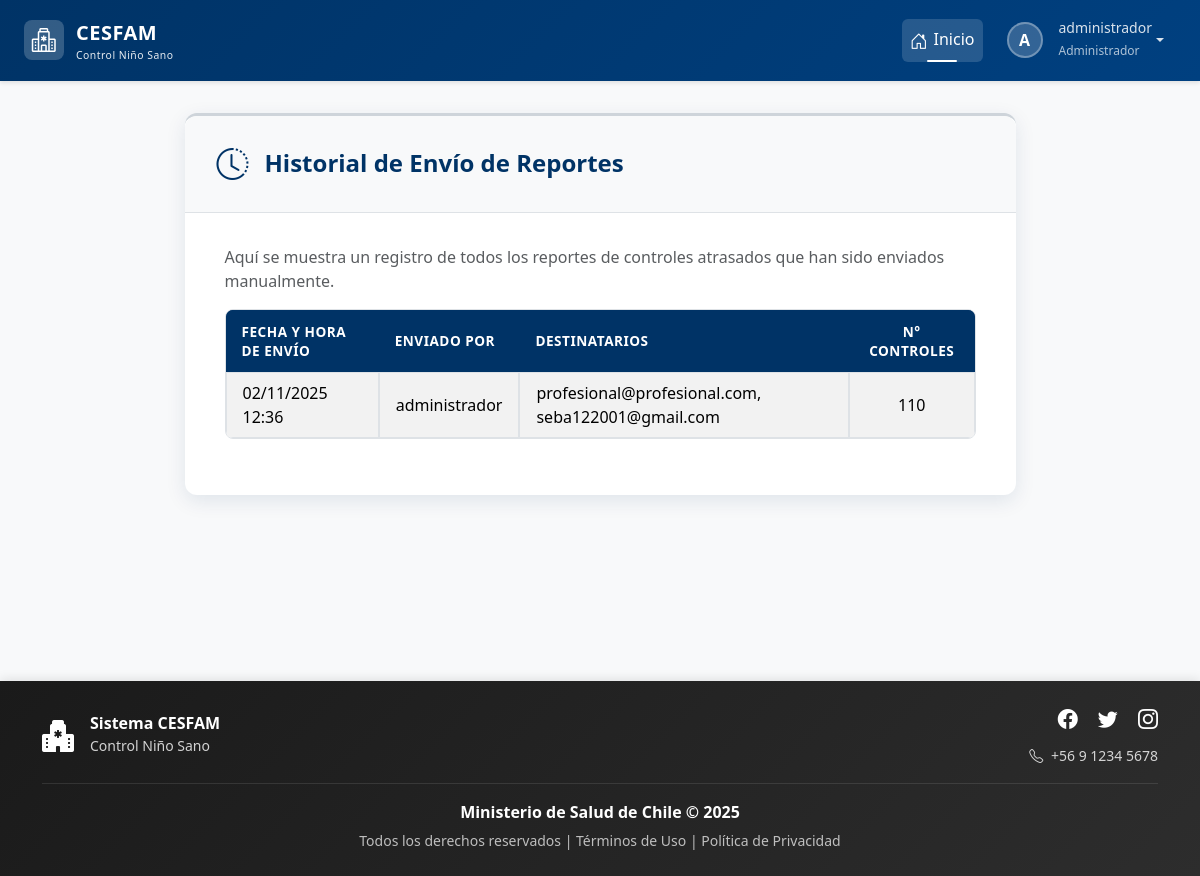
The app's page /configuracion/reportes/historial/ (signed in) with its own data.
### login/models.py (models this page shows, shortened)
class Usuario(AbstractBaseUser, PermissionsMixin):
    rut = models.CharField(max_length=10, unique=True)
    nombre_completo = models.CharField(max_length=200)
    email = models.EmailField(unique=True)
    rol = models.ForeignKey(Rol, on_delete=models.PROTECT)
    clave_temporal = models.BooleanField(default=False)
    nombre_completo_norm = models.CharField(
        max_length=200,
        editable=False,
        db_index=True
    )
    activo = models.BooleanField(default=True)
    is_staff = models.BooleanField(default=False) # Necesario para el admin de Django
    fecha_creacion = models.DateTimeField(default=timezone.now)
    objects = UsuarioManager()
    USERNAME_FIELD = 'rut'
    REQUIRED_FIELDS = ['nombre_completo', 'email']

class Rol(models.Model):
    id = models.AutoField(primary_key=True)
    nombre_rol = models.CharField(max_length=30, unique=True)
    descripcion = models.CharField(max_length=200)

### control/models.py (models this page shows, shortened)
class HistorialEnvioReporte(models.Model):
    id = models.AutoField(primary_key=True)
    fecha_envio = models.DateTimeField(auto_now_add=True, verbose_name="Fecha de Envío")
    enviado_por = models.ForeignKey(settings.AUTH_USER_MODEL, on_delete=models.SET_NULL, null=True, verbose_name="Enviado por")
    destinatarios = models.TextField(verbose_name="Destinatarios", help_text="Lista de correos a los que se envió el reporte, separados por coma.")
    controles_reportados_count = models.IntegerField(verbose_name="Cantidad de Controles Reportados")
    class Meta:
        verbose_name = "Historial de Envío de Reporte"
        verbose_name_plural = "Historial de Envíos de Reportes"

### control/views.py (the view)
# urls.py: path('configuracion/reportes/historial/', views.historial_envio_reportes, name='historial_envio_reportes'),
@login_required
@rol_requerido(['Administrador'])
def historial_envio_reportes(request):
    historial = HistorialEnvioReporte.objects.select_related('enviado_por').all().order_by('-fecha_envio')
    contexto = {
        'historial': historial
    }
    return render(request, 'control/config/historial_envio_reportes.html', contexto)

### control/templates/control/config/historial_envio_reportes.html (shortened to what this page needs)
{% extends 'base.html' %}
{% load static %}
{% block extra_css %}
    <link rel="stylesheet" href="{% static 'css/estiloformularios.css' %}">
{% endblock %}
{% block content %}
<div class="container">
    <div class="row justify-content-center">
        <div class="col-lg-10 col-xl-9">
            <div class="card form-card">
                <div class="form-header">
                    <div class="form-icon"><i class="bi bi-clock-history"></i></div>
                    <h2>Historial de Envío de Reportes</h2>
                </div>
                <div class="form-body">
                    <p class="text-muted">
                        Aquí se muestra un registro de todos los reportes de controles atrasados que han sido enviados manualmente.
                    </p>
                    <div class="table-responsive">
                        <table class="table table-striped table-bordered">
                            <thead>
                                <tr>
                                    <th>Fecha y Hora de Envío</th>
                                    <th>Enviado Por</th>
                                    <th>Destinatarios</th>
                                    <th class="text-center">N° Controles</th>
                                </tr>
                            </thead>
                            <tbody>
                                {% for registro in historial %}
                                <tr>
                                    <td>{{ registro.fecha_envio|date:"d/m/Y H:i" }}</td>
                                    <td>{{ registro.enviado_por.nombre_completo|default:"Usuario eliminado" }}</td>
                                    <td>{{ registro.destinatarios }}</td>
                                    <td class="text-center">{{ registro.controles_reportados_count }}</td>
                                </tr>
                                {% empty %}
                                <tr>
                                    <td colspan="4" class="text-center">No se han enviado reportes manualmente todavía.</td>
                                </tr>
                                {% endfor %}
                            </tbody>
                        </table>
                    </div>
                </div>
            </div>
        </div>
    </div>
</div>
{% endblock %}

### templates/base.html (shortened to what this page needs)
{% load static %}
<!DOCTYPE html>
<html lang="es">
<head>
    <link href="https://cdn.jsdelivr.net/npm/bootstrap@5.3.2/dist/css/bootstrap.min.css" rel="stylesheet"
>
    <link rel="stylesheet" href="https://cdn.jsdelivr.net/npm/bootstrap-icons@1.11.1/font/bootstrap-icons.css">
    <link href="https://cdn.jsdelivr.net/npm/select2@4.1.0-rc.0/dist/css/select2.min.css" rel="stylesheet" />
    <link rel="stylesheet" href="{% static 'css/estilobase.css' %}">
    {% block extra_css %}{% endblock %}
</head>
<body>
    <nav class="navbar navbar-expand-lg navbar-dark navbar-cesfam sticky-top">
        <div class="container-fluid px-4">
            <a class="navbar-brand" href="{% url 'home' %}">
                <div class="logo-icon">
                    <i class="bi bi-hospital text-white fs-4"></i>
                </div>
                <div>
                    <span>CESFAM</span>
                    <small class="d-block" style="font-size: 0.65rem; font-weight: 400; opacity: 0.9;">
                        Control Niño Sano
                    </small>
                </div>
            </a>
            <div class="collapse navbar-collapse" id="navbarNav">
                <ul class="navbar-nav ms-auto align-items-lg-center">
                    <li class="nav-item">
                        <a class="nav-link active" href="{% url 'home' %}">
                            <i class="bi bi-house-door"></i>Inicio
                        </a>
                    </li>
                    {% if request.user.is_authenticated %}
                    <li class="nav-item dropdown ms-lg-2">
                        <a class="nav-link dropdown-toggle d-flex align-items-center" href="#"
                           id="userDropdown" role="button" data-bs-toggle="dropdown" aria-expanded="false">
                            <div class="user-avatar">
                                {{ request.user.nombre_completo|first|upper }}
                            </div>
                            <div class="d-none d-lg-block text-start ms-2">
                                <small class="d-block" style="line-height: 1.2;">
                                    {{ request.user.nombre_completo|truncatewords:2 }}
                                </small>
                                <small style="font-size: 0.75rem; opacity: 0.8;">
                                    {{ request.user.rol.nombre_rol }}
                                </small>
                            </div>
                        </a>
                    </li>
                    {% else %}
                    <li class="nav-item ms-lg-2">
                        <a class="btn btn-light btn-sm" href="{% url 'login' %}">
                            <i class="bi bi-box-arrow-in-right me-1"></i>Iniciar Sesión
                        </a>
                    </li>
                    {% endif %}
                </ul>
            </div>
        </div>
    </nav>
    <main class="main-container container-fluid px-4">
        {% block content %}
        {% endblock %}
    </main>
    <footer class="footer-cesfam text-white py-4 mt-auto">
        <div class="container">
            <div class="row align-items-center">
                <div class="col-md-4 text-center text-md-start mb-3 mb-md-0">
                    <div class="d-flex align-items-center justify-content-center justify-content-md-start">
                        <i class="bi bi-hospital-fill fs-2 me-3"></i>
                        <div>
                            <h6 class="mb-0 fw-bold">Sistema CESFAM</h6>
                            <small style="opacity: 0.8;">Control Niño Sano</small>
                        </div>
                    </div>
                </div>
                <div class="col-md-4 text-center text-md-end">
                    <div class="social-links mb-2">
                        <a href="#" class="text-white text-decoration-none me-3" aria-label="Facebook">
                            <i class="bi bi-facebook fs-5"></i>
                        </a>
                        <a href="#" class="text-white text-decoration-none me-3" aria-label="Twitter">
                            <i class="bi bi-twitter fs-5"></i>
                        </a>
                        <a href="#" class="text-white text-decoration-none" aria-label="Instagram">
                            <i class="bi bi-instagram fs-5"></i>
                        </a>
                    </div>
                    <small style="opacity: 0.8;">
                        <i class="bi bi-telephone me-1"></i> +56 9 1234 5678
                    </small>
                </div>
            </div>
            <div class="footer-divider my-3"></div>
            <div class="row">
                <div class="col-12 text-center">
                    <p class="mb-1">
                        <strong>Ministerio de Salud de Chile &copy; {% now "Y" %}</strong>
                    </p>
                    <small style="opacity: 0.7;">
                        Todos los derechos reservados |
                        <a href="#" class="text-white text-decoration-none">Términos de Uso</a> |
                        <a href="#" class="text-white text-decoration-none">Política de Privacidad</a>
                    </small>
                </div>
            </div>
        </div>
    </footer>
</body>
</html>

### static/css/estilobase.css (style rules this page uses)
:root { --cesfam-primary: #003366; --cesfam-secondary: #0066cc; --cesfam-light: #e7f1ff; --cesfam-dark: #001a33; }
body { display: flex; flex-direction: column; min-height: 100vh; background-color: #f8f9fa; font-family: 'Segoe UI', Tahoma, Geneva, Verdana, sans-serif; }
main { flex: 1; }
.navbar-cesfam { background: linear-gradient(135deg, var(--cesfam-primary) 0%, #004080 100%); box-shadow: 0 2px 4px rgba(0,0,0,.1); padding: 0.75rem 0; }
.navbar-brand { display: flex; align-items: center; font-size: 1.25rem; font-weight: 700; letter-spacing: 0.5px; }
.navbar-brand .logo-icon { width: 40px; height: 40px; background: rgba(255,255,255,0.2); border-radius: 8px; display: flex; align-items: center; justify-content: center; margin-right: 12px; transition: all 0.3s ease; }
.navbar-nav .nav-link { color: rgba(255,255,255,0.85) !important; font-weight: 500; padding: 0.5rem 1rem; margin: 0 0.25rem; border-radius: 6px; transition: all 0.3s ease; position: relative; }
.navbar-nav .nav-link.active { color: #ffffff !important; background-color: rgba(255,255,255,0.15); }
.navbar-nav .nav-link.active::before { content: ''; position: absolute; bottom: 0; left: 50%; transform: translateX(-50%); width: 30px; height: 2px; background-color: #ffffff; border-radius: 2px; }
.navbar-nav .nav-link i { margin-right: 6px; font-size: 1.1em; vertical-align: middle; }
.user-avatar { width: 36px; height: 36px; background: rgba(255,255,255,0.2); border: 2px solid rgba(255,255,255,0.3); border-radius: 50%; display: flex; align-items: center; justify-content: center; font-weight: 600; color: white; margin-right: 8px; transition: all 0.3s ease; }
.footer-cesfam { background: linear-gradient(135deg, #1a1a1a 0%, #2d2d2d 100%); box-shadow: 0 -2px 10px rgba(0,0,0,0.1); margin-top: auto; }
.footer-divider { height: 1px; background: rgba(255,255,255,0.1); margin: 1rem 0; }
.footer-cesfam .social-links a { transition: all 0.3s ease; display: inline-block; }
.footer-cesfam .social-links a i { transition: all 0.3s ease; }
.main-container { padding-top: 2rem; padding-bottom: 3rem; min-height: calc(100vh - 200px); animation: fadeIn 0.8s ease-in-out; }
.card { border: none; box-shadow: 0 1px 3px rgba(0,0,0,0.08); border-radius: 10px; transition: all 0.3s ease; }
.table { background-color: white; }
.table thead { background-color: #f8f9fa; }
.table thead th { border-bottom: 2px solid #dee2e6; font-weight: 600; color: var(--cesfam-primary); text-transform: uppercase; font-size: 0.875rem; letter-spacing: 0.5px; }

### records on screen
Usuario: user.nombre_completo|first "A", user.nombre_completo "administrador", user.rol.nombre_rol "Administrador"
HistorialEnvioReporte: fecha_envio "02/11/2025 12:36", enviado_por.nombre_completo "administrador", destinatarios "profesional@profesional.com, seba122001@gmail.com", controles_reportados_count "110"
